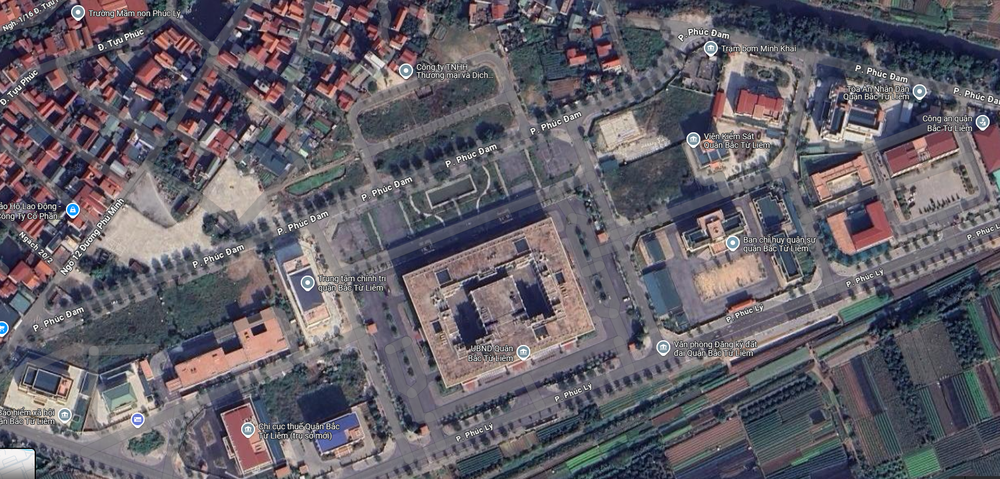
#> input picture bai tap 7/image.png, 1000 x 479 px, shrunk from 1729 x 829 before the run
$ python 'bai tap 7.py'   (older library calls are emulated)
#> lines starting #> are read from the running program, lines starting #| are printed output that depends on the picture
# Import các thư viện cần thiết
import cv2
import numpy as np
import matplotlib.pyplot as plt

# Đường dẫn đến ảnh đầu vào
image_path = 'image.png'

# Bước 1: Đọc ảnh
# Chuyển ảnh sang dạng ảnh xám (grayscale) để dễ dàng xử lý
image = cv2.imread(image_path, cv2.IMREAD_GRAYSCALE)
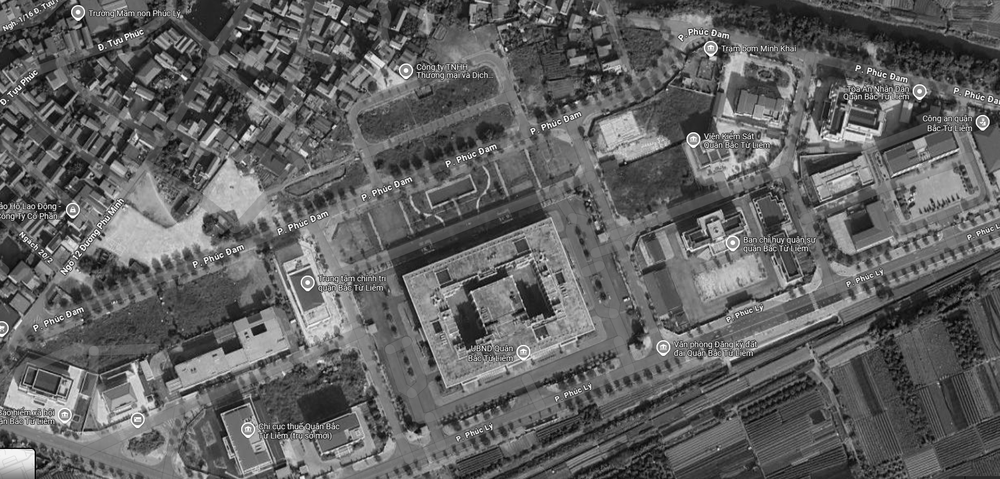
#> image: shape (479, 1000); min 0, max 255, mean 97.2

# Bước 2: Làm mờ ảnh bằng Gaussian Blur
# Sử dụng Gaussian Blur để giảm nhiễu trước khi áp dụng các thuật toán phát hiện cạnh
gaussian_blur = cv2.GaussianBlur(image, (5, 5), 0)

# Bước 3: Phát hiện cạnh bằng thuật toán Sobel
# Áp dụng Sobel theo cả hai hướng x và y, sau đó tính độ lớn vector để kết hợp cả hai kết quả
sobelx = cv2.Sobel(gaussian_blur, cv2.CV_64F, 1, 0, ksize=3)  # Sobel theo hướng x
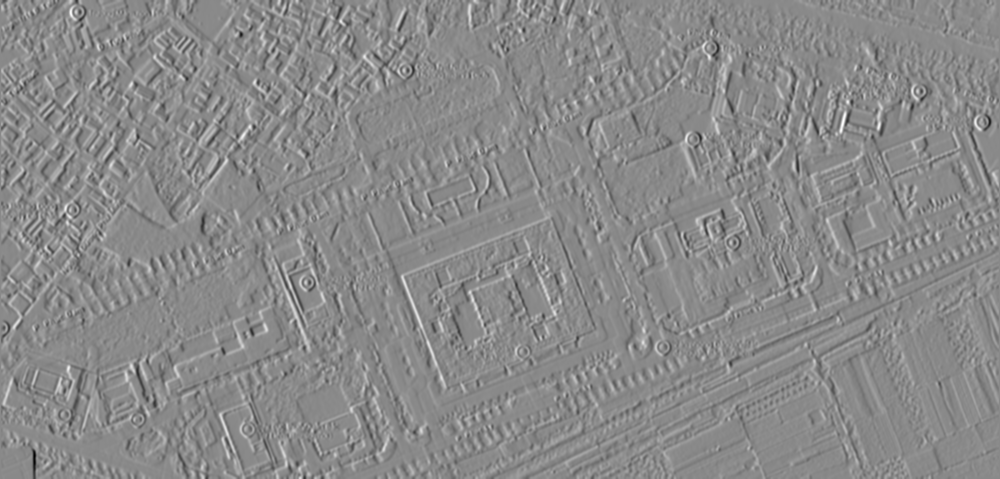
#> sobelx: shape (479, 1000) float64; min -528, max 448, mean -0.1; drawn with min black and max white
sobely = cv2.Sobel(gaussian_blur, cv2.CV_64F, 0, 1, ksize=3)  # Sobel theo hướng y
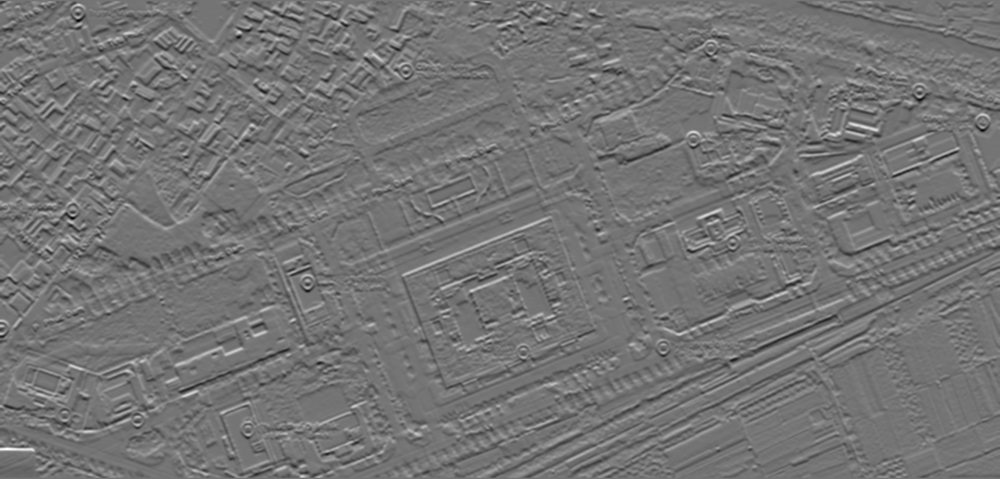
#> sobely: shape (479, 1000) float64; min -470, max 556, mean 0.1; drawn with min black and max white
sobel = cv2.magnitude(sobelx, sobely)  # Tính độ lớn của vector để lấy kết quả cuối cùng của Sobel
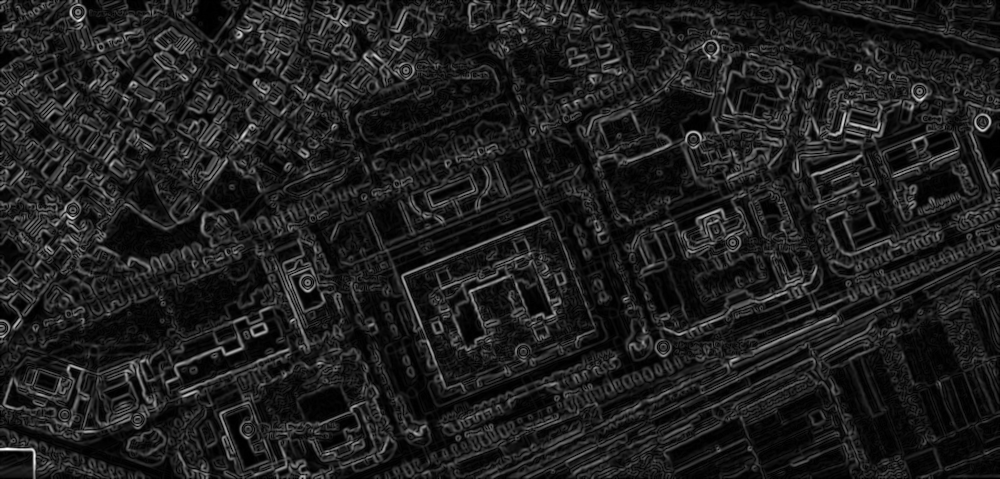
#> sobel: shape (479, 1000) float64; min 0, max 556.1, mean 68.1; drawn with min black and max white

# Bước 4: Phát hiện cạnh bằng thuật toán Prewitt
# Áp dụng kernel Prewitt theo hướng x và y, sau đó tính độ lớn vector
kernelx = np.array([[1, 0, -1], [1, 0, -1], [1, 0, -1]])
kernely = np.array([[1, 1, 1], [0, 0, 0], [-1, -1, -1]])
prewittx = cv2.filter2D(gaussian_blur, -1, kernelx)  # Prewitt theo hướng x
prewitty = cv2.filter2D(gaussian_blur, -1, kernely)  # Prewitt theo hướng y
prewitt = cv2.magnitude(prewittx.astype(float), prewitty.astype(float))  # Kết quả cuối cùng của Prewitt
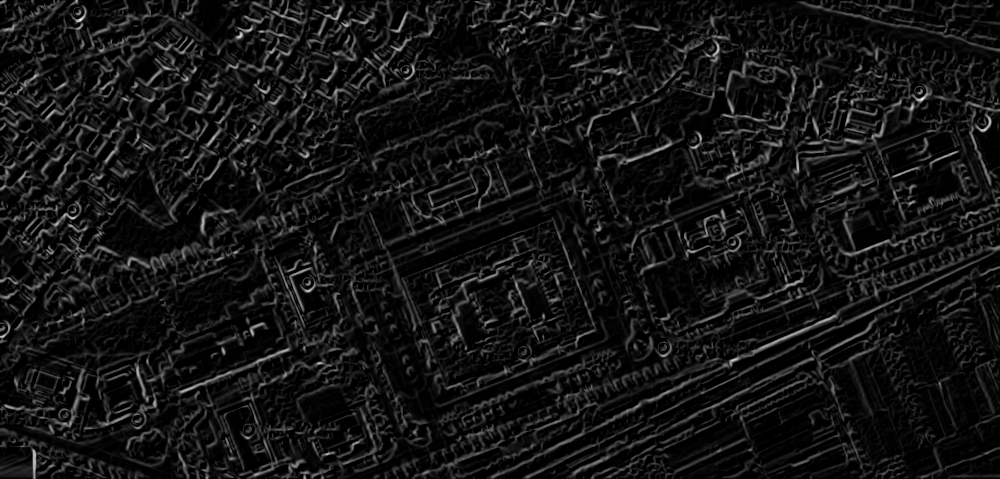
#> prewitt: shape (479, 1000) float64; min 0, max 358.5, mean 28.4; drawn with min black and max white

# Bước 5: Phát hiện cạnh bằng thuật toán Roberts
# Sử dụng kernel Roberts để phát hiện cạnh theo hướng chéo
roberts_cross_v = np.array([[1, 0], [0, -1]])
roberts_cross_h = np.array([[0, 1], [-1, 0]])
robertsx = cv2.filter2D(gaussian_blur, -1, roberts_cross_v)  # Roberts theo hướng chéo
robertsy = cv2.filter2D(gaussian_blur, -1, roberts_cross_h)  # Roberts theo hướng chéo ngược lại
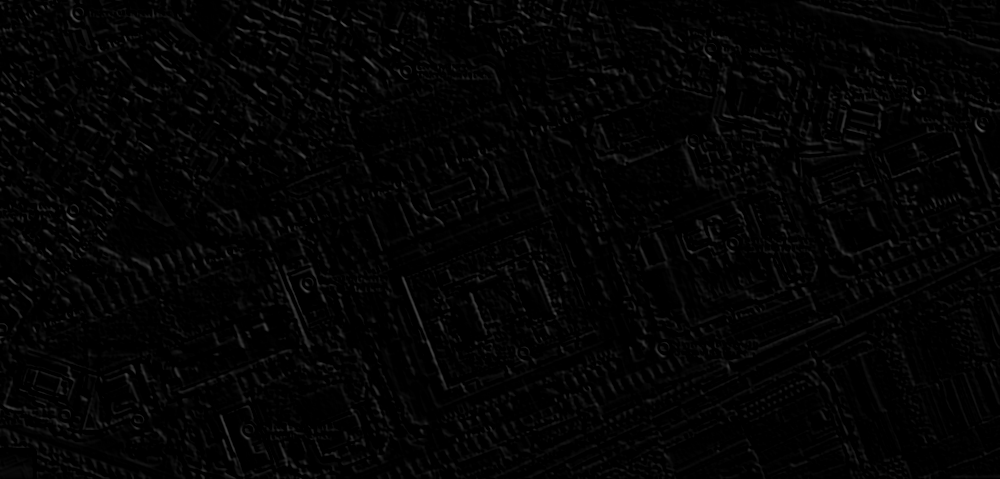
#> robertsy: shape (479, 1000); min 0, max 98, mean 3.9
roberts = cv2.magnitude(robertsx.astype(float), robertsy.astype(float))  # Kết quả cuối cùng của Roberts

# Bước 6: Phát hiện cạnh bằng thuật toán Canny
# Thiết lập ngưỡng dưới và trên để xác định các cạnh
canny = cv2.Canny(gaussian_blur, 100, 200)
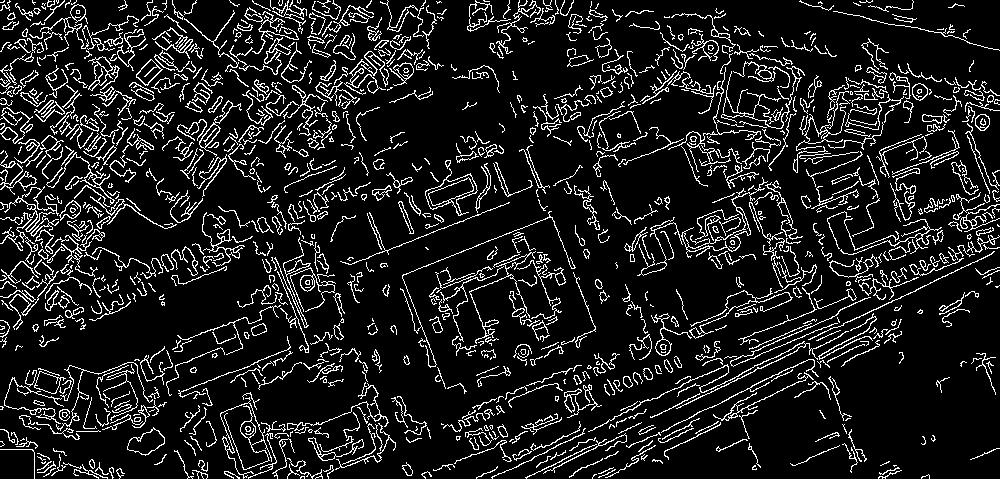
#> canny: shape (479, 1000); 11.7% white in thin lines or dots

# Bước 7: Hiển thị kết quả của từng thuật toán
plt.figure(figsize=(15, 10))

# Ảnh gốc
plt.subplot(2, 3, 1), plt.imshow(image, cmap='gray'), plt.title("Original Image")

# Kết quả của Sobel Edge Detection
plt.subplot(2, 3, 2), plt.imshow(sobel, cmap='gray'), plt.title("Sobel Edge Detection")

# Kết quả của Prewitt Edge Detection
plt.subplot(2, 3, 3), plt.imshow(prewitt, cmap='gray'), plt.title("Prewitt Edge Detection")

# Kết quả của Roberts Edge Detection
plt.subplot(2, 3, 4), plt.imshow(roberts, cmap='gray'), plt.title("Roberts Edge Detection")

# Kết quả của Canny Edge Detection
plt.subplot(2, 3, 5), plt.imshow(canny, cmap='gray'), plt.title("Canny Edge Detection")

# Ảnh Gaussian Blurred (ảnh đã được làm mờ để chuẩn bị cho các thuật toán phát hiện cạnh)
plt.subplot(2, 3, 6), plt.imshow(gaussian_blur, cmap='gray'), plt.title("Gaussian Blurred Image")

# Tùy chỉnh bố cục và hiển thị
plt.tight_layout()
plt.show()
